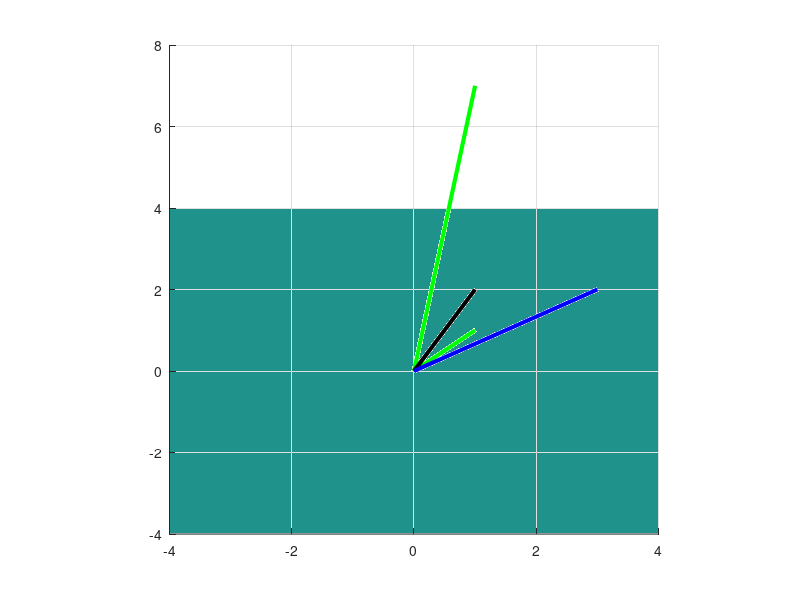

MATLAB code to generate this figure:
%%
%     COURSE: Linear algebra: theory and implementation
%    SECTION: Vectors
%      VIDEO: Span
% Instructor: sincxpress.com
%
%%

% set S
S = [ [1 1 0]' [1 7 0]' ]; 

% vectors v and w
v = [1 2 0]';
w = [3 2 1]';


figure(6), clf, hold on
plot3([0 S(1,1)],[0 S(2,1)],[0 S(3,1)],'g','linew',3)
plot3([0 S(1,2)],[0 S(2,2)],[0 S(3,2)],'g','linew',3)

plot3([0 v(1)],[0 v(2)],[0 v(3)],'k','linew',3)
plot3([0 w(1)],[0 w(2)],[0 w(3)],'b','linew',3)
%%
% draw the plane spanned by S
normvec = cross(S(:,1),S(:,2));
[X,Y] = meshgrid(-4:4,-4:4);
z = -(normvec(1)*X + normvec(2)*Y)/normvec(3);
surf(X,Y,z)
shading interp

axis square
grid on, rotate3d on
